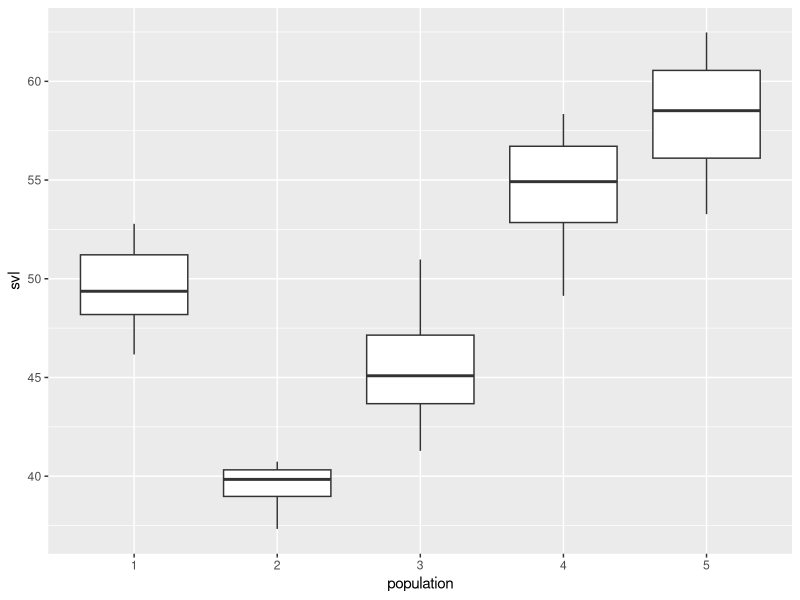
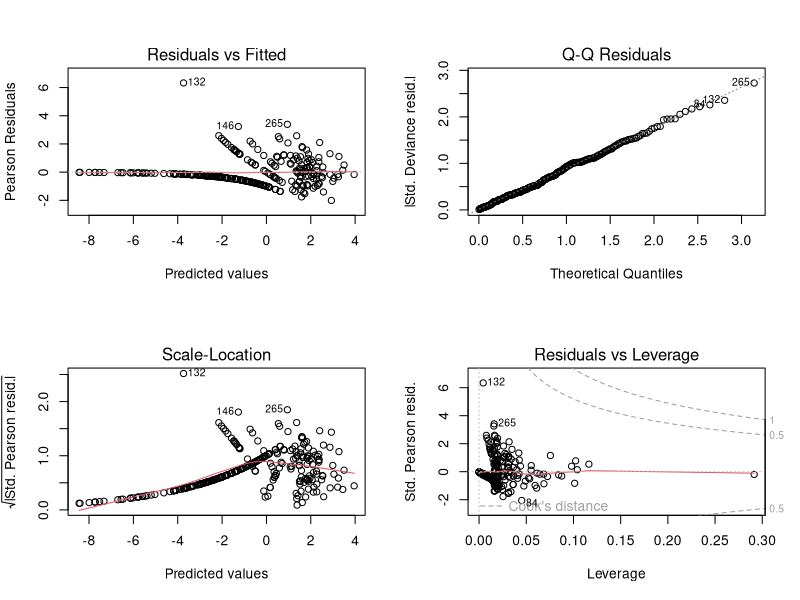
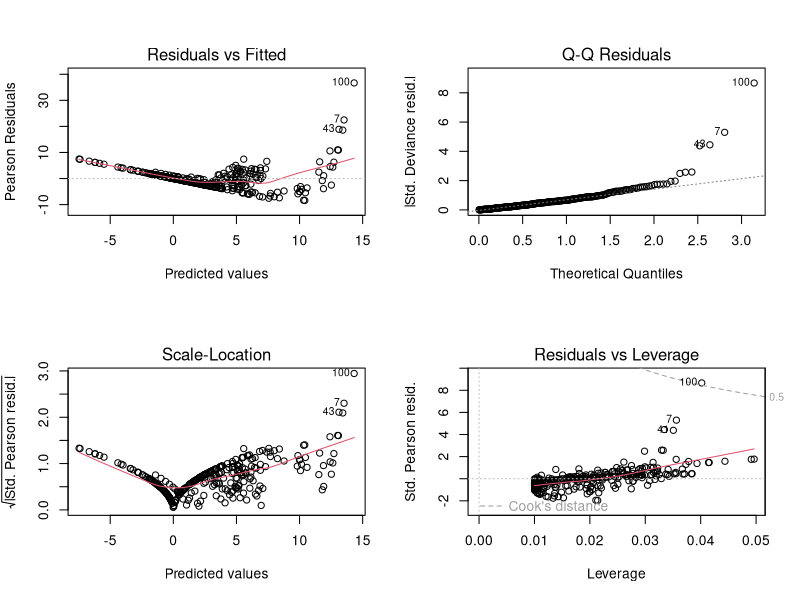
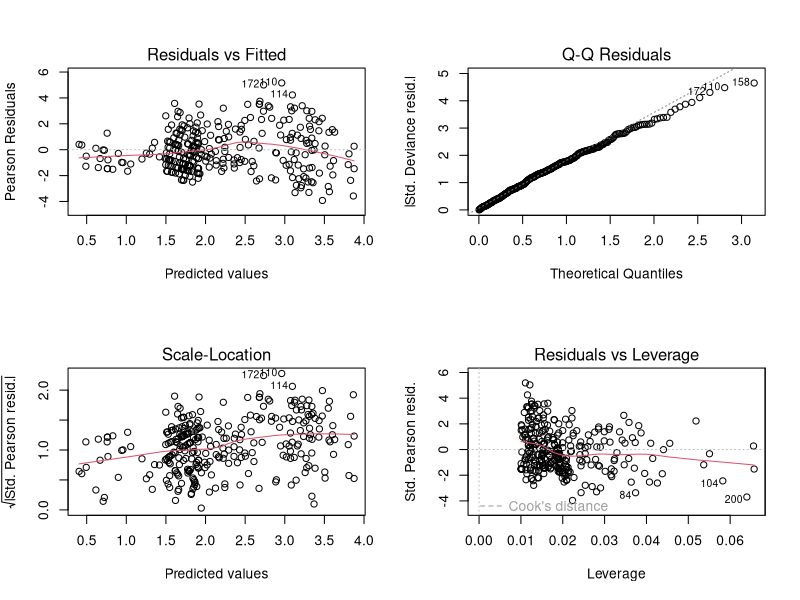

Recreate these plots in R, in order.
## ---- chunk 1
pred <- runif(5)
mm <- model.matrix(~pred)
print(mm)
## ---- chunk 2
B0 <- 10
B1 <- 2
params <- c(B0, B1)
print(params)
## ---- chunk 3
resp <- mm %*% params # %*% interaction?
print(resp)
## ---- chunk 4
resp2 <- B0 + B1 * pred
cbind(resp, resp2)
## ---- chunk 5
a.fac <- factor(rep(c("low", "high"), 2))
mm <- model.matrix(~a.fac)
print(mm)
## ---- chunk 6
B0 <- 5
B1 <- 5
params <- c(B0, B1)
resp1 <- mm %*% params
resp2 <- B0 + B1 * (as.numeric(a.fac) - 1)
cbind(resp1, resp2)
## ---- chunk 7
require(ggplot2)
ngroups <- 5  ## number of populations
nsample <- 10  ## number of snakes in each that were sampled
pop.means <- c(50, 40, 45, 55, 60)  ## mean snout-vent length
resid.sd <- 3

n <- ngroups * nsample  ## total number of data points
eps <- rnorm(n, 0, resid.sd)  ## residuals
x <- rep(1:5, rep(nsample, ngroups))  ## indicator for the population
means <- rep(pop.means, rep(nsample, ngroups))

X <- as.matrix(model.matrix(~as.factor(x) - 1))  ## design matrix; no intercept!

y <- as.numeric(X %*% as.matrix(pop.means) + eps)

snakes.df <- data.frame(population = as.factor(x), svl = y)

p <- ggplot(data = snakes.df, aes(population, svl))
p + geom_boxplot()
## ---- chunk 8
m1 <- glm(svl ~ -1 + population, data=snakes.df)
summary(m1)
## ---- chunk 9

n.groups <- 3
n.sample <- 100
n <- n.groups * n.sample

x <- rep(1:n.groups, rep(n.sample, n.groups)) ## population indicator
pop <- factor(x, labels = c("Pyrenees", "Massif Central", "Jura"))

length <- runif(n, 4.5, 7.0) ## wing length
length <- length - mean(length)

## ---- chunk 10
Xmat <- model.matrix(~pop * length)
beta.vec <- c(-2, 1, 2, 5, -2, -7)
#             B0, B1, B2, B3, B4
## ---- chunk 11

lin.pred <- Xmat[,] %*% beta.vec
lambda <- exp(lin.pred) ## poisson mean lambda
C <- rpois(n = n, lambda = lambda) #random num gen for poisson

## ---- chunk 12
m1 <- glm(C ~ pop * length, poisson)
summary(m1)
## ---- chunk 13
par(mfrow=c(2, 2))
plot(m1)
## ---- chunk 14
m2 <- glm(C ~ pop*length)
summary(m2)
## ---- chunk 15
plot(m2)
## ---- chunk 16

n.groups <- 3
n.sample <- 100
n <- n.groups * n.sample

x <- rep(1:n.groups, rep(n.sample, n.groups)) ## population indicator
pop <- factor(x, labels = c("Pyrenees", "Massif Central", "Jura"))

wetness <- runif(n, 0, 1)

## ---- chunk 17
N <- round(runif(n, 10, 50)) ## discrete uniform (not necessary) values for N
Xmat <- model.matrix(~pop * wetness)
beta.vec <- c(-4, 1, 2, 6, 2, -5)
## ---- chunk 18
lin.pred <- Xmat[,] %*% beta.vec
exp.p <- exp(lin.pred) / (1 + exp(lin.pred))
C <- rbinom(n = n, size = N, prob = exp.p)
## ---- chunk 19
m1 <- glm(cbind(C, N-C) ~ pop*wetness, binomial)
summary(m1)
## ---- chunk 20

m2 <- glm(C ~ pop * wetness, poisson)
plot(m2)
